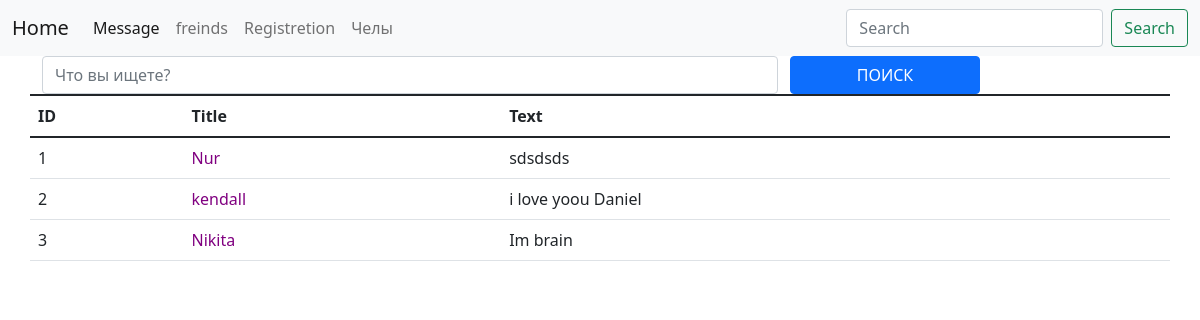
/posts/, run on an earlier commit of the app's database.
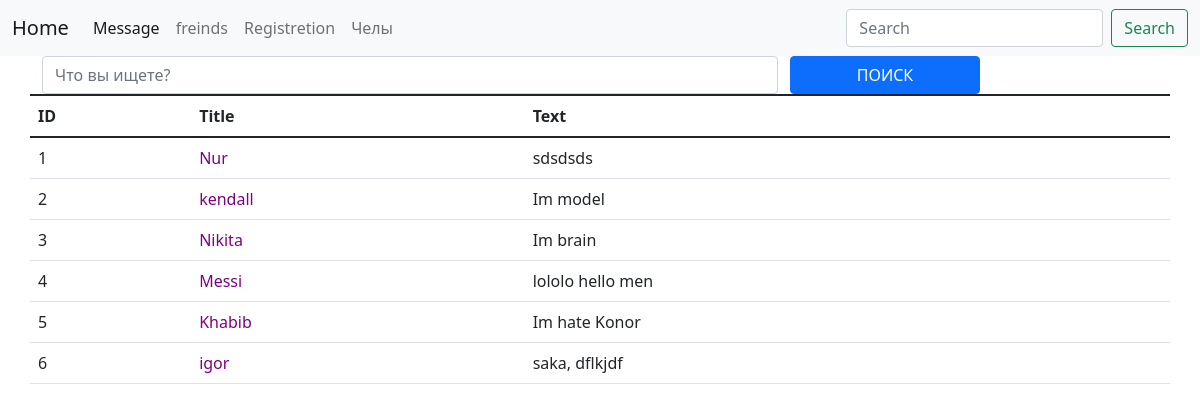
And on a later commit of the database.
### posts/models.py (models this page shows, shortened)
class Post(models.Model):
	title = models.CharField(max_length = 30)
	text = models.TextField()

### posts/views.py (the view)
# urls.py: path('posts/', views.posts_list, name = 'posts_list'),
def posts_list(request):
	search = request.GET.get('q', '')
	if search:
		posts = Post.objects.filter(text__contains=search)
	else:
		posts = Post.objects.all()
	context = {
		'posts': posts,
		'search_word': search
	}
	return render (request, "posts/posts_list.html", context)

### posts/templates/posts/posts_list.html
{% extends "posts/base.html" %}
{% load static %}
{% block content %}
	<div class="container">
		<div class="row mt-05">
			<table class="table">
				<form action = "{%  url 'posts_list'  %}">
					<div class="col-8">
						<input type="text"
						class="form-control"
						placeholder="Что вы ищете?"
						name="q"
						value="{{search_word}}">
					</div>
					<button class="btn btn-primary col-2">
						ПОИСК
					</button>
				</form>
				<thead>
				    <tr>
				      <th scope="col">ID</th>
				      <th scope="col">Title</th>
				      <th scope="col">Text</th>
				    </tr>
				</thead>
				<tbody>
					{% for p in posts  %}
					<tr>
				       <td scope="row">{{p.id}}</td>
				       <td>
					       <span>
					       <a href="{% url 'post_detail' p.id%}" class="post-link">{{ p.title}} </a>
					       </span>
				       </td>
				       <td>{{p.text}}</td>
				    </tr>
				 	{% endfor %}
				 </tbody>
			</table>
		</div>
	</div>
{% endblock%}

What changed in the data, as far as the page shows it:
changed Post "kendall": text "i love yoou Daniel" → "Im model"
added Post: id "4", title "Messi", text "lololo hello men"
added Post: id "5", title "Khabib", text "Im hate Konor"
added Post: id "6", title "igor", text "saka, dflkjdf"
